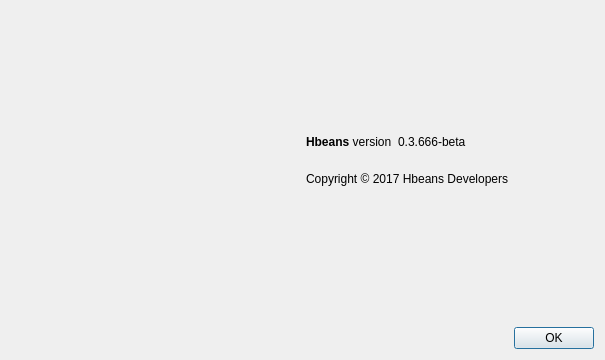
<?xml version="1.0" encoding="UTF-8"?>
<ui version="4.0">
 <class>AboutDialog</class>
 <widget class="QDialog" name="AboutDialog">
  <property name="geometry">
   <rect>
    <x>0</x>
    <y>0</y>
    <width>605</width>
    <height>360</height>
   </rect>
  </property>
  <property name="windowTitle">
   <string>About Hbeans</string>
  </property>
  <layout class="QGridLayout" name="gridLayout" columnstretch="5,5">
   <item row="0" column="0">
    <widget class="QLabel" name="label_4">
     <property name="sizePolicy">
      <sizepolicy hsizetype="Preferred" vsizetype="Ignored">
       <horstretch>0</horstretch>
       <verstretch>0</verstretch>
      </sizepolicy>
     </property>
     <property name="pixmap">
      <pixmap resource="../bitcoin.qrc">:/images/about</pixmap>
     </property>
    </widget>
   </item>
   <item row="0" column="1">
    <layout class="QVBoxLayout" name="verticalLayout_2">
     <item>
      <spacer name="verticalSpacer_2">
       <property name="orientation">
        <enum>Qt::Vertical</enum>
       </property>
       <property name="sizeHint" stdset="0">
        <size>
         <width>20</width>
         <height>40</height>
        </size>
       </property>
      </spacer>
     </item>
     <item>
      <layout class="QHBoxLayout" name="horizontalLayout">
       <item>
        <widget class="QLabel" name="label">
         <property name="cursor">
          <cursorShape>IBeamCursor</cursorShape>
         </property>
         <property name="text">
          <string>&lt;b&gt;Hbeans&lt;/b&gt; version</string>
         </property>
         <property name="textInteractionFlags">
          <set>Qt::LinksAccessibleByMouse|Qt::TextSelectableByKeyboard|Qt::TextSelectableByMouse</set>
         </property>
        </widget>
       </item>
       <item>
        <widget class="QLabel" name="versionLabel">
         <property name="cursor">
          <cursorShape>IBeamCursor</cursorShape>
         </property>
         <property name="text">
          <string notr="true">0.3.666-beta</string>
         </property>
         <property name="textInteractionFlags">
          <set>Qt::LinksAccessibleByMouse|Qt::TextSelectableByKeyboard|Qt::TextSelectableByMouse</set>
         </property>
        </widget>
       </item>
       <item>
        <spacer name="horizontalSpacer">
         <property name="orientation">
          <enum>Qt::Horizontal</enum>
         </property>
         <property name="sizeHint" stdset="0">
          <size>
           <width>40</width>
           <height>20</height>
          </size>
         </property>
        </spacer>
       </item>
      </layout>
     </item>
     <item>
      <widget class="QLabel" name="copyrightLabel">
       <property name="cursor">
        <cursorShape>IBeamCursor</cursorShape>
       </property>
       <property name="text">
        <string>
Copyright © 2017 Hbeans Developers
</string>
       </property>
       <property name="textInteractionFlags">
        <set>Qt::LinksAccessibleByMouse|Qt::TextSelectableByKeyboard|Qt::TextSelectableByMouse</set>
       </property>
      </widget>
     </item>
     <item>
      <spacer name="verticalSpacer">
       <property name="orientation">
        <enum>Qt::Vertical</enum>
       </property>
       <property name="sizeHint" stdset="0">
        <size>
         <width>20</width>
         <height>40</height>
        </size>
       </property>
      </spacer>
     </item>
     <item>
      <widget class="QDialogButtonBox" name="buttonBox">
       <property name="orientation">
        <enum>Qt::Horizontal</enum>
       </property>
       <property name="standardButtons">
        <set>QDialogButtonBox::Ok</set>
       </property>
      </widget>
     </item>
    </layout>
   </item>
  </layout>
 </widget>
 <resources>
  <include location="../bitcoin.qrc"/>
 </resources>
 <connections>
  <connection>
   <sender>buttonBox</sender>
   <signal>accepted()</signal>
   <receiver>AboutDialog</receiver>
   <slot>accept()</slot>
   <hints>
    <hint type="sourcelabel">
     <x>360</x>
     <y>308</y>
    </hint>
    <hint type="destinationlabel">
     <x>157</x>
     <y>274</y>
    </hint>
   </hints>
  </connection>
  <connection>
   <sender>buttonBox</sender>
   <signal>rejected()</signal>
   <receiver>AboutDialog</receiver>
   <slot>reject()</slot>
   <hints>
    <hint type="sourcelabel">
     <x>428</x>
     <y>308</y>
    </hint>
    <hint type="destinationlabel">
     <x>286</x>
     <y>274</y>
    </hint>
   </hints>
  </connection>
 </connections>
</ui>
